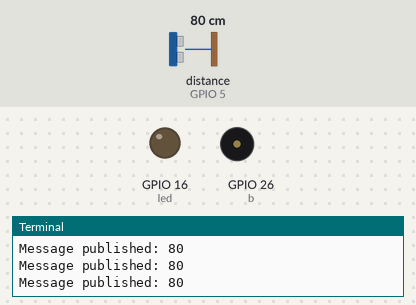
Bench run of a program on a simulated Raspberry Pi (BCM pin numbers) with a Sense HAT. Parts: output pins drawn as LEDs (lit = HIGH), buzzer (waves = sounding), the last lines printed to the terminal. Inputs (shaded band) come from the test bench; at power-on: distance to the obstacle (sensor on GPIO 5) 80 cm. The echo pulse lasts 58.3 µs per cm; random numbers come from a fixed seed; no MQTT or app messages arrive unless stated.

Above: at 1.3 s.
1.4 s: distance to the obstacle (sensor on GPIO 5) set to 14 cm
2.9 s: distance to the obstacle (sensor on GPIO 5) set to 11 cm
At 3.6 s:
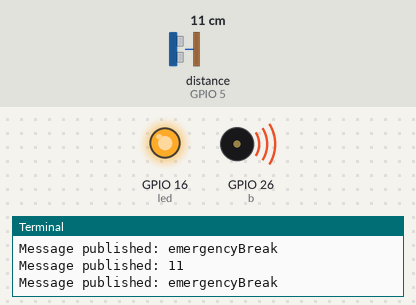
4.7 s: distance to the obstacle (sensor on GPIO 5) set to 18 cm
At 6.2 s:
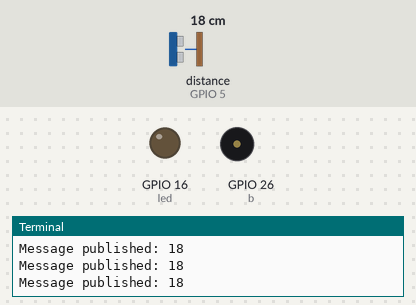
6.5 s: distance to the obstacle (sensor on GPIO 5) set to 2 cm
At 8.2 s:
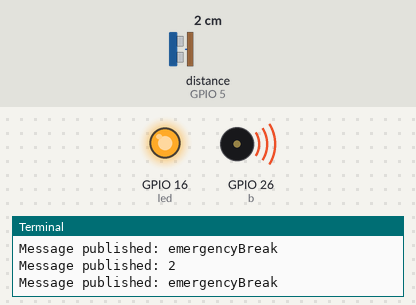
Timing chart, 0 to 9.3 s (numbered marks = the images above; inputs shaded):
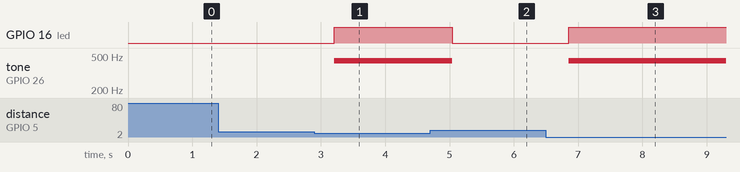

Measured:
- the behaviour switches between 13 and 12 cm on distance to the obstacle (sensor on GPIO 5) (found by bisection; images 0 and 1)
- after the input at 2.9 s, GPIO 16 (led): LOW → HIGH after 0.31 s; tone on GPIO 26 (b): silent → 440 Hz after 0.31 s
- after the input at 4.7 s, GPIO 16 (led): HIGH → LOW after 0.34 s; tone on GPIO 26 (b): 440 Hz → silent after 0.34 s
- after the input at 6.5 s, GPIO 16 (led): LOW → HIGH after 0.36 s; tone on GPIO 26 (b): silent → 440 Hz after 0.36 s

The program:

sensor.py
```python
import paho.mqtt.client as mqtt
import time
from sense_hat import SenseHat
from gpiozero import DistanceSensor
from gpiozero import LED
from time import sleep
from gpiozero import TonalBuzzer
from gpiozero.tones import Tone
import random

# sense = SenseHat()
sensor = DistanceSensor(echo=5, trigger=6)
led = LED(16)
b = TonalBuzzer(26)

# MQTT 브로커 정보 설정
broker_address = "192.168.110.103"
port = 1883

# MQTT 클라이언트 생성
client = mqtt.Client()

# 플래그 변수 초기화
dance_flag = False

# MQTT 메시지 수신 콜백 함수
def on_message(client, userdata, message):
    global dance_flag
    if message.topic == "agv0/command" and message.payload.decode() == "dance":
        dance_flag = True

# 콜백 함수 설정
client.on_message = on_message

# MQTT 브로커에 연결
client.connect(broker_address, port)

# 특정 토픽 구독
client.subscribe("agv0/voiceCommand")

# 메시지를 주기적으로 발행하는 함수
def publish_message(topic, message):
    client.publish(topic, message)
    print("Message published:", message)

# dance 함수 정의
def dance():
    print("Dancing...")
    tones = ["C4", "E4", "G4", "C5", "E5", "G5"]
    start_time = time.time()
    while time.time() - start_time < 3:
        led.on()
        b.play(Tone(random.choice(tones)))
        time.sleep(0.1)
        led.off()
        time.sleep(0.1)
    b.stop()

# 비동기식으로 MQTT 메시지 수신 대기 시작
client.loop_start()

# 주기적으로 메시지 발행
while True:
    d = int(sensor.distance * 100)
    publish_message("agv0/distance", d)
    if d < 13:
        led.on()
        b.play(Tone("A4"))
        publish_message("agv0/command", "emergencyBreak")
    else:
        led.off()
        b.stop()

    # dance_flag가 설정되었는지 확인
    if dance_flag:
        dance()
        dance_flag = False  # dance 함수 실행 후 플래그 초기화

    time.sleep(0.1)
```
